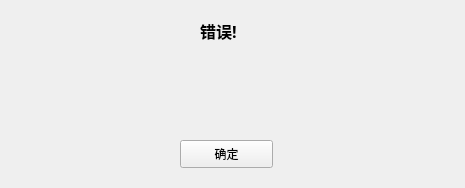
<?xml version="1.0" encoding="UTF-8"?>
<ui version="4.0">
 <class>errorForm</class>
 <widget class="QWidget" name="errorForm">
  <property name="geometry">
   <rect>
    <x>0</x>
    <y>0</y>
    <width>465</width>
    <height>188</height>
   </rect>
  </property>
  <property name="windowTitle">
   <string>ERROR</string>
  </property>
  <widget class="QLabel" name="label">
   <property name="geometry">
    <rect>
     <x>200</x>
     <y>10</y>
     <width>121</width>
     <height>41</height>
    </rect>
   </property>
   <property name="font">
    <font>
     <family>Arial Black</family>
     <pointsize>12</pointsize>
     <weight>75</weight>
     <bold>true</bold>
    </font>
   </property>
   <property name="text">
    <string>错误!</string>
   </property>
  </widget>
  <widget class="QLabel" name="err_detail">
   <property name="geometry">
    <rect>
     <x>40</x>
     <y>60</y>
     <width>371</width>
     <height>71</height>
    </rect>
   </property>
   <property name="font">
    <font>
     <family>HYZhongHei</family>
     <pointsize>8</pointsize>
    </font>
   </property>
   <property name="text">
    <string/>
   </property>
  </widget>
  <widget class="QPushButton" name="OK">
   <property name="geometry">
    <rect>
     <x>180</x>
     <y>140</y>
     <width>93</width>
     <height>28</height>
    </rect>
   </property>
   <property name="text">
    <string>确定</string>
   </property>
  </widget>
 </widget>
 <resources/>
 <connections/>
</ui>
